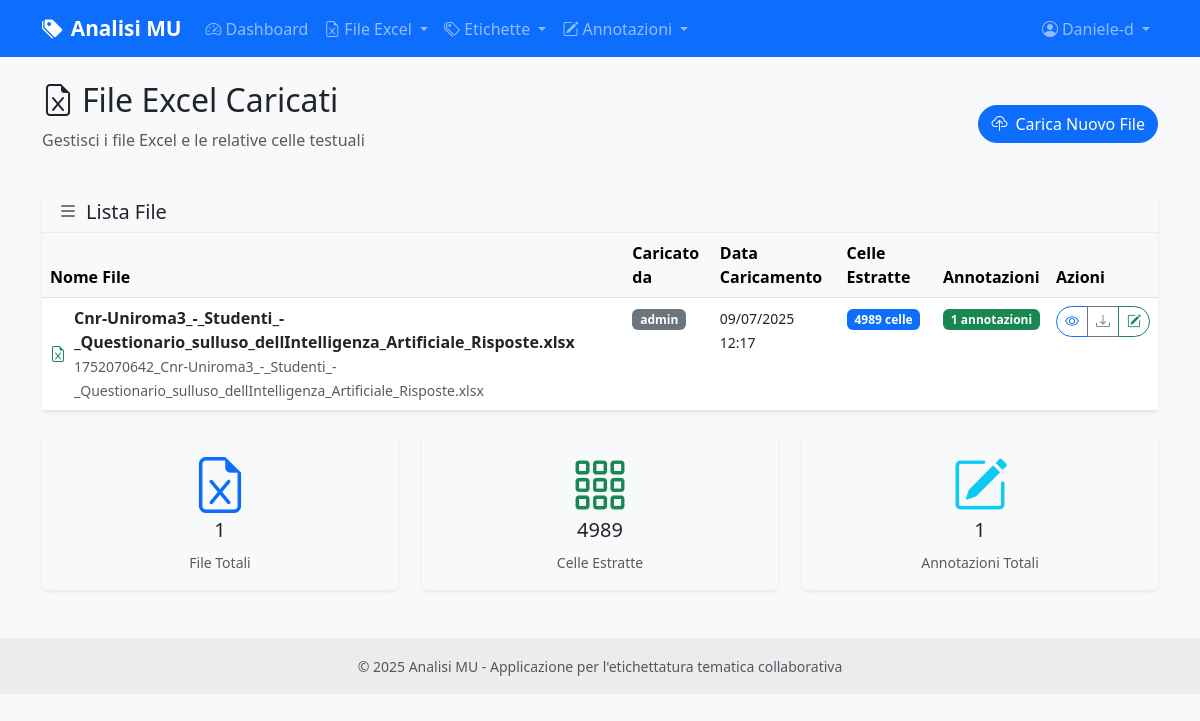
Screenshot of /excel/files (signed in) with the database file from the repository.
### models.py (models this page shows, shortened)
class User(UserMixin, db.Model):
    id = db.Column(db.Integer, primary_key=True)
    username = db.Column(db.String(80), unique=True, nullable=False)
    email = db.Column(db.String(120), unique=True, nullable=False)
    password_hash = db.Column(db.String(255), nullable=False)
    role = db.Column(db.String(20), default='annotatore')  # 'amministratore' o 'annotatore'
    is_active = db.Column(db.Boolean, default=True)
    last_login = db.Column(db.DateTime)
    created_at = db.Column(db.DateTime, default=datetime.utcnow)
    updated_at = db.Column(db.DateTime, default=datetime.utcnow, onupdate=datetime.utcnow)
    annotations = db.relationship('CellAnnotation', backref='user', lazy=True, cascade='all, delete-orphan')
    @property
    def is_admin(self):
        return self.role == 'amministratore'
    def can_manage_users(self):
        return self.role == 'amministratore'

class ExcelFile(db.Model):
    id = db.Column(db.Integer, primary_key=True)
    filename = db.Column(db.String(255), nullable=False)
    original_filename = db.Column(db.String(255), nullable=False)
    file_path = db.Column(db.String(500), nullable=False)
    uploaded_by = db.Column(db.Integer, db.ForeignKey('user.id'), nullable=False)
    uploaded_at = db.Column(db.DateTime, default=datetime.utcnow)
    uploader = db.relationship('User', backref='uploaded_files')
    text_cells = db.relationship('TextCell', backref='excel_file', lazy=True, cascade='all, delete-orphan')

### routes/excel.py (the view)
@excel_bp.route('/files')
@login_required
def list_files():
    page = request.args.get('page', 1, type=int)
    files = ExcelFile.query.order_by(ExcelFile.uploaded_at.desc()).paginate(
        page=page, per_page=10, error_out=False
    )
    return render_template('excel/list_files.html', files=files)

### templates/excel/list_files.html (shortened to what this page needs)
{% extends "base.html" %}
{% block content %}
<div class="row mb-4">
    <div class="col-12">
        <div class="d-flex justify-content-between align-items-center">
            <div>
                <h2>
                    <i class="bi bi-file-earmark-excel me-2"></i>File Excel Caricati
                </h2>
                <p class="text-muted">Gestisci i file Excel e le relative celle testuali</p>
            </div>
            <div>
                <a href="{{ url_for('excel.upload') }}" class="btn btn-primary">
                    <i class="bi bi-cloud-upload me-2"></i>Carica Nuovo File
                </a>
            </div>
        </div>
    </div>
</div>
{% if files.items %}
<div class="row">
    <div class="col-12">
        <div class="card">
            <div class="card-header">
                <h5 class="mb-0">
                    <i class="bi bi-list me-2"></i>Lista File
                </h5>
            </div>
            <div class="card-body p-0">
                <div class="table-responsive">
                    <table class="table table-hover mb-0">
                        <thead class="table-light">
                            <tr>
                                <th>Nome File</th>
                                <th>Caricato da</th>
                                <th>Data Caricamento</th>
                                <th>Celle Estratte</th>
                                <th>Annotazioni</th>
                                <th>Azioni</th>
                            </tr>
                        </thead>
                        <tbody>
                            {% for file in files.items %}
                            <tr>
                                <td>
                                    <div class="d-flex align-items-center">
                                        <i class="bi bi-file-earmark-excel text-success me-2"></i>
                                        <div>
                                            <strong>{{ file.original_filename }}</strong>
                                            <br>
                                            <small class="text-muted">{{ file.filename }}</small>
                                        </div>
                                    </div>
                                </td>
                                <td>
                                    <span class="badge bg-secondary">{{ file.uploader.username }}</span>
                                </td>
                                <td>
                                    <small>{{ file.uploaded_at.strftime('%d/%m/%Y<br>%H:%M')|safe }}</small>
                                </td>
                                <td>
                                    <span class="badge bg-primary">{{ file.text_cells|length }} celle</span>
                                </td>
                                <td>
                                    {% set total_annotations = file.text_cells|map(attribute='annotations')|map('length')|sum %}
                                    <span class="badge bg-success">{{ total_annotations }} annotazioni</span>
                                </td>
                                <td>
                                    <div class="btn-group btn-group-sm" role="group">
                                        <a href="{{ url_for('excel.view_file', file_id=file.id) }}"
                                           class="btn btn-outline-primary"
                                           title="Visualizza file">
                                            <i class="bi bi-eye"></i>
                                        </a>
                                        <a href="{{ url_for('excel.download_file', file_id=file.id) }}"
                                           class="btn btn-outline-secondary"
                                           title="Scarica file">
                                            <i class="bi bi-download"></i>
                                        </a>
                                        <a href="{{ url_for('annotation.browse_annotations', file_id=file.id) }}"
                                           class="btn btn-outline-success"
                                           title="Annota celle">
                                            <i class="bi bi-pencil-square"></i>
                                        </a>
                                    </div>
                                </td>
                            </tr>
                            {% endfor %}
                        </tbody>
                    </table>
                </div>
            </div>
        </div>
    </div>
</div>
{% endif %}
<div class="row mt-4">
    <div class="col-md-4">
        <div class="card bg-light">
            <div class="card-body text-center">
                <i class="bi bi-file-earmark-excel display-4 text-primary mb-2"></i>
                <h5>{{ files.total }}</h5>
                <small class="text-muted">File Totali</small>
            </div>
        </div>
    </div>
    <div class="col-md-4">
        <div class="card bg-light">
            <div class="card-body text-center">
                <i class="bi bi-grid-3x3-gap display-4 text-success mb-2"></i>
                <h5>
                    {% set total_cells = files.items|map(attribute='text_cells')|map('length')|sum %}
                    {{ total_cells }}
                </h5>
                <small class="text-muted">Celle Estratte</small>
            </div>
        </div>
    </div>
    <div class="col-md-4">
        <div class="card bg-light">
            <div class="card-body text-center">
                <i class="bi bi-pencil-square display-4 text-info mb-2"></i>
                <h5>
                    {% set total_annotations = files.items|map(attribute='text_cells')|map('map', attribute='annotations')|map('map', 'length')|map('sum')|sum %}
                    {{ total_annotations }}
                </h5>
                <small class="text-muted">Annotazioni Totali</small>
            </div>
        </div>
    </div>
</div>
{% endblock %}

### templates/base.html (shortened to what this page needs)
<!DOCTYPE html>
<html lang="it">
<head>
    <link href="https://cdn.jsdelivr.net/npm/bootstrap@5.3.0/dist/css/bootstrap.min.css" rel="stylesheet">
    <link href="https://cdn.jsdelivr.net/npm/bootstrap-icons@1.10.0/font/bootstrap-icons.css" rel="stylesheet">
    <link href="{{ url_for('static', filename='css/style.css') }}" rel="stylesheet">
</head>
<body>
    <nav class="navbar navbar-expand-lg navbar-dark bg-primary">
        <div class="container">
            <a class="navbar-brand" href="{{ url_for('main.index') }}">
                <i class="bi bi-tags-fill me-2"></i>Analisi MU
            </a>
            <div class="collapse navbar-collapse" id="navbarNav">
                <ul class="navbar-nav me-auto">
                    {% if current_user.is_authenticated %}
                    <li class="nav-item">
                        <a class="nav-link" href="{{ url_for('main.dashboard') }}">
                            <i class="bi bi-speedometer2 me-1"></i>Dashboard
                        </a>
                    </li>
                    <li class="nav-item dropdown">
                        <a class="nav-link dropdown-toggle" href="#" id="excelDropdown" role="button" data-bs-toggle="dropdown">
                            <i class="bi bi-file-earmark-excel me-1"></i>File Excel
                        </a>
                    </li>
                    <li class="nav-item dropdown">
                        <a class="nav-link dropdown-toggle" href="#" id="labelsDropdown" role="button" data-bs-toggle="dropdown">
                            <i class="bi bi-tags me-1"></i>Etichette
                        </a>
                    </li>
                    <li class="nav-item dropdown">
                        <a class="nav-link dropdown-toggle" href="#" id="annotationDropdown" role="button" data-bs-toggle="dropdown">
                            <i class="bi bi-pencil-square me-1"></i>Annotazioni
                        </a>
                    </li>
                    {% endif %}
                </ul>
                <ul class="navbar-nav">
                    {% if current_user.is_authenticated %}
                    <li class="nav-item dropdown">
                        <a class="nav-link dropdown-toggle" href="#" id="userDropdown" role="button" data-bs-toggle="dropdown">
                            <i class="bi bi-person-circle me-1"></i>{{ current_user.username }}
                        </a>
                    </li>
                    {% endif %}
                </ul>
            </div>
        </div>
    </nav>
    <main class="container my-4">
        {% block content %}{% endblock %}
    </main>
    <footer class="bg-light text-center text-lg-start mt-5">
        <div class="text-center p-3" style="background-color: rgba(0, 0, 0, 0.05);">
            <small class="text-muted">
                © 2025 Analisi MU - Applicazione per l'etichettatura tematica collaborativa
            </small>
        </div>
    </footer>
</body>
</html>

### static/css/style.css (style rules this page uses)
:root { --primary-color: #007bff; --success-color: #28a745; --warning-color: #ffc107; --danger-color: #dc3545; --info-color: #17a2b8; --light-color: #f8f9fa; --dark-color: #343a40; }
body { font-family: 'Segoe UI', Tahoma, Geneva, Verdana, sans-serif; background-color: #f8f9fa; }
.navbar-brand { font-weight: 600; font-size: 1.3rem; }
.card { border: none; box-shadow: 0 0.125rem 0.25rem rgba(0, 0, 0, 0.075); transition: box-shadow 0.15s ease-in-out; }
.card-header { background-color: #f8f9fa; border-bottom: 1px solid #e9ecef; font-weight: 600; }
.btn { border-radius: 50px; font-weight: 500; transition: all 0.2s ease; }
footer { margin-top: auto; }

### rows the page displays
User: username "Daniele-d"
ExcelFile: original_filename "Cnr-Uniroma3_-_Studenti_-_Questionario_sulluso_dellIntelligenza_Artificiale_Risposte.xlsx", filename "1752070642_Cnr-Uniroma3_-_Studenti_-_Questionario_sulluso_dellIntelligenza_Artificiale_Risposte.xlsx", uploader.username "admin", uploaded_at "09/07/2025 12:17", text_cells|length "4989", total_annotations "1"

### other values shown
{{ files.total }} "1"
{{ total_cells }} "4989"
{{ total_annotations }} "1"
